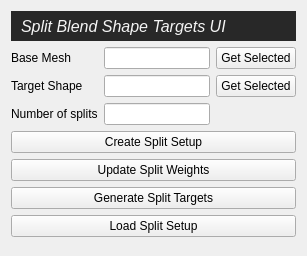
<?xml version="1.0" encoding="UTF-8"?>
<ui version="4.0">
 <class>SplitTargetsUI</class>
 <widget class="QWidget" name="SplitTargetsUI">
  <property name="geometry">
   <rect>
    <x>0</x>
    <y>0</y>
    <width>307</width>
    <height>256</height>
   </rect>
  </property>
  <property name="windowTitle">
   <string>Split Blend Shape Targets UI</string>
  </property>
  <layout class="QVBoxLayout" name="verticalLayout">
   <item>
    <widget class="QLabel" name="assetLabel_2">
     <property name="minimumSize">
      <size>
       <width>40</width>
       <height>30</height>
      </size>
     </property>
     <property name="maximumSize">
      <size>
       <width>16777215</width>
       <height>30</height>
      </size>
     </property>
     <property name="font">
      <font>
       <pointsize>12</pointsize>
       <italic>true</italic>
      </font>
     </property>
     <property name="styleSheet">
      <string notr="true">color: rgb(244, 244, 244);
background-color: rgb(40, 40,40);</string>
     </property>
     <property name="text">
      <string>Split Blend Shape Targets UI</string>
     </property>
     <property name="indent">
      <number>10</number>
     </property>
    </widget>
   </item>
   <item>
    <layout class="QGridLayout" name="gridLayout">
     <item row="2" column="0">
      <widget class="QLabel" name="label_3">
       <property name="text">
        <string>Number of splits</string>
       </property>
      </widget>
     </item>
     <item row="0" column="0">
      <widget class="QLabel" name="label">
       <property name="text">
        <string>Base Mesh</string>
       </property>
      </widget>
     </item>
     <item row="1" column="0">
      <widget class="QLabel" name="label_2">
       <property name="text">
        <string>Target Shape</string>
       </property>
      </widget>
     </item>
     <item row="0" column="1">
      <widget class="QLineEdit" name="mesh_line"/>
     </item>
     <item row="2" column="1">
      <widget class="QLineEdit" name="lineEdit"/>
     </item>
     <item row="1" column="1">
      <widget class="QLineEdit" name="target_line"/>
     </item>
     <item row="1" column="2">
      <widget class="QPushButton" name="target_btn">
       <property name="text">
        <string>Get Selected</string>
       </property>
      </widget>
     </item>
     <item row="0" column="2">
      <widget class="QPushButton" name="mesh_btn">
       <property name="text">
        <string>Get Selected</string>
       </property>
      </widget>
     </item>
    </layout>
   </item>
   <item>
    <widget class="QPushButton" name="create_btn">
     <property name="text">
      <string>Create Split Setup</string>
     </property>
    </widget>
   </item>
   <item>
    <widget class="QPushButton" name="update_btn">
     <property name="text">
      <string>Update Split Weights</string>
     </property>
    </widget>
   </item>
   <item>
    <widget class="QPushButton" name="generate_btn">
     <property name="text">
      <string>Generate Split Targets</string>
     </property>
    </widget>
   </item>
   <item>
    <widget class="QPushButton" name="load_btn">
     <property name="text">
      <string>Load Split Setup</string>
     </property>
    </widget>
   </item>
   <item>
    <spacer name="verticalSpacer">
     <property name="orientation">
      <enum>Qt::Vertical</enum>
     </property>
     <property name="sizeHint" stdset="0">
      <size>
       <width>20</width>
       <height>40</height>
      </size>
     </property>
    </spacer>
   </item>
  </layout>
 </widget>
 <resources/>
 <connections/>
</ui>
